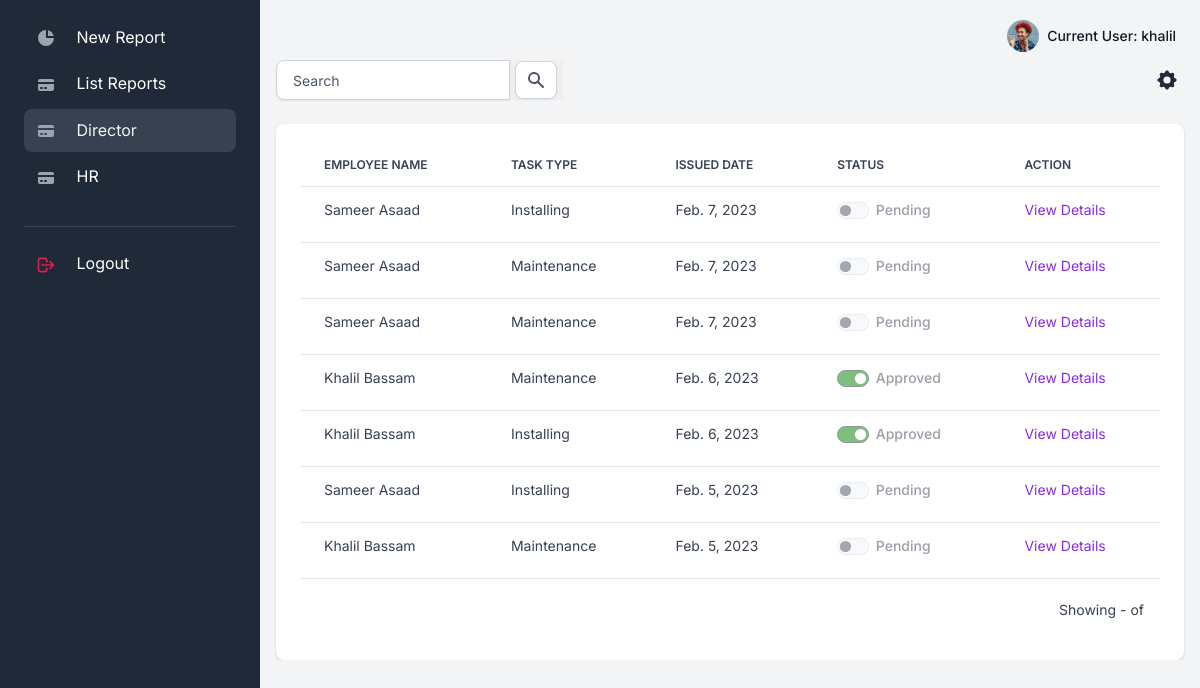
Screenshot of /reports/director (signed in) with the database file from the repository.
### apps/reports/models.py (models this page shows, shortened)
class Report(Model):
    STATUS_CHOICES= (
    ('Pending', 'Pending'),
    ('Approved', 'Approved'),
    )
    id=AutoField(primary_key=True,editable=False)
    owner = ForeignKey(Employee,on_delete=SET_NULL,null=True)
    task_type=ForeignKey(Task_type,on_delete=SET_NULL,null=True)
    created_at=DateTimeField(auto_now_add=True)
    status=CharField(max_length=50,choices=STATUS_CHOICES,default='Pending')
    description=TextField(null=True)

class Employee(Model):
    id=AutoField(primary_key=True,editable=False)
    user = OneToOneField(User,on_delete=CASCADE)
    job_title = ForeignKey(Job_title,on_delete=SET_NULL,null=True)
    @property
    def fullname(self):
        return self.user.first_name +" "+self.user.last_name

class Task_type(Model):
    id=AutoField(primary_key=True,editable=False)
    job_title=ForeignKey(Job_title,on_delete=CASCADE,null=True)
    type = CharField(max_length=50,null=True)
    def __str__(self):
        return self.type

### apps/reports/views.py (the view)
# urls.py: path('director',views.DirectiorView.as_view(),name='director'),
class DirectiorView(LoginRequiredMixin,View):
    template_name = 'reports/director_list.html'
    def get(self,request):
        strval =  request.GET.get("search", False)
        x = get_object_or_404(Job_title,employee__user=self.request.user)
        if request.user.is_authenticated:
            if strval :
                query = Q(description__icontains=strval)
                query.add(Q(owner__user__first_name__icontains=strval), Q.OR)
                query.add(Q(owner__user__last_name__icontains=strval), Q.OR)
                query.add(Q(task_type__type__icontains=strval), Q.OR)
                query.add(Q(task_type__job_title=x), Q.AND)
                report_list = Report.objects.filter(query).select_related().order_by('-created_at')
            else :
                report_list = Report.objects.filter(task_type__job_title=x).order_by('-created_at')
            ctx={'report_list':report_list,'search': strval}
            return render(request, self.template_name, ctx)

### apps/context_processors.py (called while the page is built)
def cfg_assets_root(request):
    return { 'ASSETS_ROOT' : settings.ASSETS_ROOT }

### apps/templates/reports/director_list.html (shortened to what this page needs)
{% extends "layouts/base.html" %}
{% block content %}
{% load humanize %}
  <div class="table-settings mb-4">
      <div class="row align-items-center justify-content-between">
          <div class="col col-md-6 col-lg-3 col-xl-4">
            <form>
                <div class="input-group">
                    <input type="text" class="form-control"  placeholder="Search"  name="search"  {% if search %} value="{{ search }}" {% endif %}>
                    <button type="submit" style="border: none;">
                    <span class="input-group-text" id="basic-addon2">
                        <svg class="icon icon-xs text-gray-600" fill="currentColor" viewBox="0 0 20 20" xmlns="http://www.w3.org/2000/svg"><path fill-rule="evenodd" d="M8 4a4 4 0 100 8 4 4 0 000-8zM2 8a6 6 0 1110.89 3.476l4.817 4.817a1 1 0 01-1.414 1.414l-4.816-4.816A6 6 0 012 8z" clip-rule="evenodd"></path></svg>
                    </span>
                    </button>
                </div>
            </form>
          </div>
          <div class="col-4 col-md-2 col-xl-1 ps-md-0 text-end">
              <div class="dropdown">
                  <button class="btn btn-link text-dark dropdown-toggle dropdown-toggle-split m-0 p-1" data-bs-toggle="dropdown" aria-haspopup="true" aria-expanded="false">
                  </button>
              </div>
          </div>
      </div>
  </div>
  <div class="card card-body border-0 shadow table-wrapper table-responsive">
      <table class="table table-hover">
          <thead>
              <tr>
                  <th class="border-gray-200">Employee Name</th>
                  <th class="border-gray-200">Task Type</th>
                  <th class="border-gray-200">Issued Date</th>
                  <th class="border-gray-200">Status</th>
                  <th class="border-gray-200">Action</th>
              </tr>
          </thead>
          <tbody>
              {% if report_list%}
              {% for report in report_list %}
                        <tr>
                            <td><span class="fw-normal">{{report.owner.fullname}}</span></td>
                            <td><span class="fw-normal">{{report.task_type}}</span></td>
                            <td><span class="fw-normal">{{report.created_at|naturalday}}</span></td>
                            <td>
                                <span class="form-check form-switch">
                                    {% if report.status == 'Approved' %}
                                    <input class="form-check-input" type="checkbox" id="flexSwitchCheckChecked"  checked style="background-color: green;"  disabled>
                                    <label class="form-check-label" for="flexSwitchCheckChecked">Approved</label>
                                    {% else %}
                                    <input class="form-check-input" type="checkbox" id="flexSwitchCheckChecked" disabled>
                                    <label class="form-check-label" for="flexSwitchCheckChecked">Pending</label>
                                    {% endif %}
                                </span>
                            </td>
                            <td>
                                <a style="color:blueviolet;" href="{% url 'reports:detail' report.id %}">View Details</a>
                            </td>
                        </tr>
                {% endfor %}
              {% endif %}
          </tbody>
      </table>
      <div class="card-footer px-3 border-0 d-flex flex-column flex-lg-row align-items-center justify-content-between">
          <div class="fw-normal small mt-4 mt-lg-0">Showing {{ page_obj.start_index }}-{{ page_obj.end_index }} of {{ page_obj.paginator.count }}</div>
      </div>
  </div>
{% endblock content %}

### apps/templates/includes/navigation.html (shortened to what this page needs)
<nav class="navbar navbar-top navbar-expand navbar-dashboard navbar-dark ps-0 pe-2 pb-0" >
              <div class="container-fluid px-0">
                <div class="d-flex justify-content-between w-100" id="navbarSupportedContent">
                  <ul class="navbar-nav align-items-center">
                    <li class="nav-item dropdown ms-lg-3">
                      <a class="nav-link dropdown-toggle pt-1 px-0" href="#" role="button" data-bs-toggle="dropdown" aria-expanded="false">
                        <div class="media d-flex align-items-center">
                          <img class="avatar rounded-circle" alt="Image placeholder" src="{{ ASSETS_ROOT }}/img/team/profile-picture-3.jpg">
                          <div class="media-body ms-2 text-dark align-items-center d-none d-lg-block">
                            <span class="mb-0 font-small fw-bold text-gray-900">
                              Current User: <strong>{{ request.user.username }}</strong>
                            </span>
                          </div>
                        </div>
                      </a>
                    </li>
                  </ul>
                </div>
              </div>
            </nav>

### rows the page displays
Report: owner.fullname "Sameer Asaad", task_type "Installing", created_at "Feb. 7, 2023"
Report: owner.fullname "Sameer Asaad", task_type "Maintenance", created_at "Feb. 7, 2023"
Report: owner.fullname "Sameer Asaad", task_type "Maintenance", created_at "Feb. 7, 2023"
Report: owner.fullname "Khalil Bassam", task_type "Maintenance", created_at "Feb. 6, 2023"
Report: owner.fullname "Khalil Bassam", task_type "Installing", created_at "Feb. 6, 2023"
Report: owner.fullname "Sameer Asaad", task_type "Installing", created_at "Feb. 5, 2023"
Report: owner.fullname "Khalil Bassam", task_type "Maintenance", created_at "Feb. 5, 2023"

### other values shown
{{ request.user.username }} "khalil"
